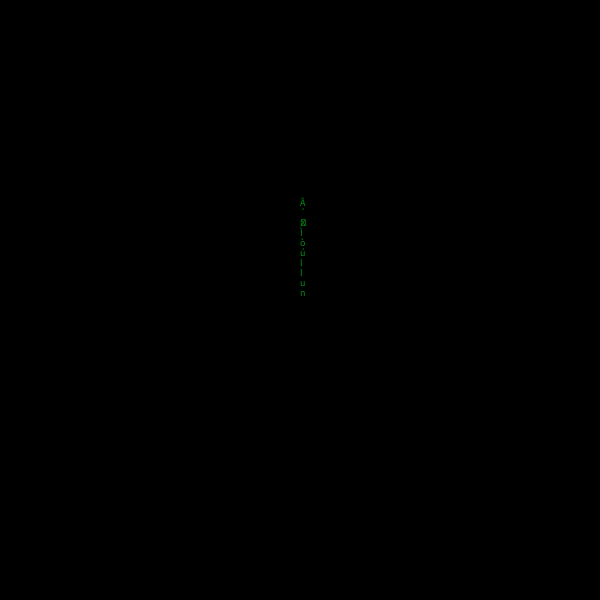
Frame 1 (no input)
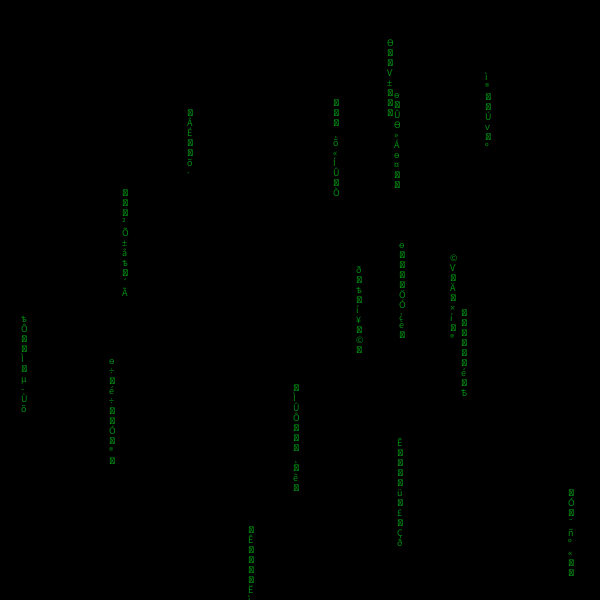
Frame 60 (the mouse pressed at the canvas centre just before this capture)
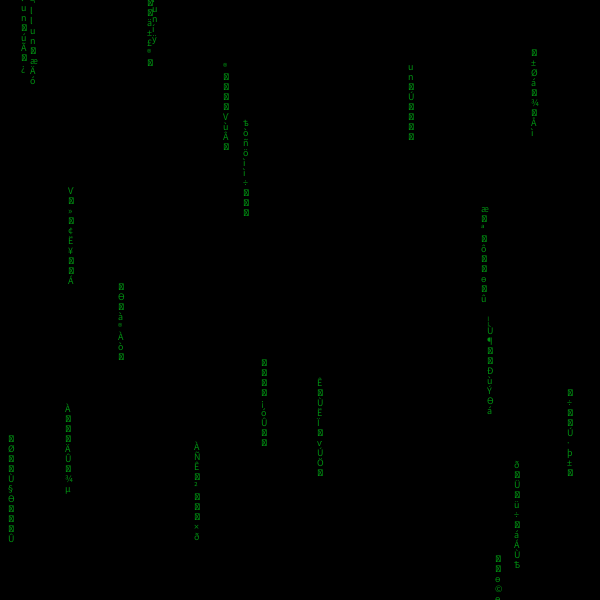
Frame 120 (the mouse held since frame 60 and released just before this capture)

The Processing sketch that drew these frames (run headless with seeded random() and noise(); from frame 60 on, the mouse is pressed at the canvas centre):

// Processing sketch: matrix
// ── matrix.pde
Controller c;

void setup() {
  size(600,600);
  frameRate(10);
  c = new Controller();
  c.drops.add(new Drop(width/2,height/2));
}

void draw() {
  background(0);
  c.render();
  c.step();
}

// ── controller.pde
class Controller {
  ArrayList<Drop> drops = new ArrayList<Drop>();
  
  final int max_drops = 1000;
  
  Controller() {
  }
  
  void render() {
    for(Drop curr : drops) {
      curr.render();
    }
  }
  
  void step() {
    for(int i = drops.size(); i > 0; i--) {
      Drop curr = drops.get(i-1);
      curr.step();
      if(curr.pos.y-(curr.text_size*curr.len) > height) {
        drops.remove(curr);
      }
    }
    if(drops.size()-1 < max_drops && random(100) < 50) {
      drops.add(new Drop());
    }
  }
}

// ── drop.pde
class Drop {
  PVector pos;
  String chars;
  int fall_speed = 10;
  int len;
  int deep;
  boolean dead = false;
  
  final int max_length = 7;
  final int min_length = 3;
  final int text_size = 10;
  final int offset = 5;
  
  Drop() {
    pos = new PVector(random(0,width),0);
    len = round(random(min_length,max_length));
    fall_speed = int(random(10,25));
    for(int i = 0; i < len; i++) {
      chars += get_char();
    }
  }
  
  Drop(int x, int y) {
    pos = new PVector(x,y);
    len = round(random(min_length,max_length));
    for(int i = 0; i < len; i++) {
      chars += get_char();
    }
  }
  
  void render() {
    push();
    translate(pos.x,pos.y);
    textSize(text_size);
    fill(0, 143, 17);
    for(int i = 0; i < chars.length(); i++) {
      text(chars.charAt(i),0,(-text_size*i)-offset);
    }
    pop();
  }
  
  void step() {
    pos.y += fall_speed;
    chars = get_char() + chars.substring(0,chars.length()-1);
  }
  
  final String get_char() {
    int[][] char_space = {
      {161,255},
      {1121,1154},
      {33,54}
    };
    int i = int(random(char_space.length-1));
    int min = char_space[i][0];
    int max = char_space[i][1];
    return str(char(round(random(min,max))));
  }
}
